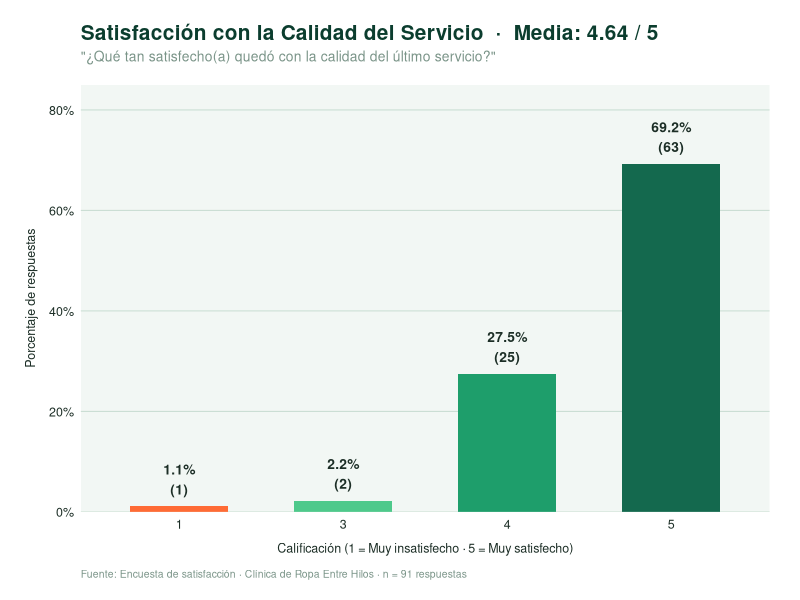
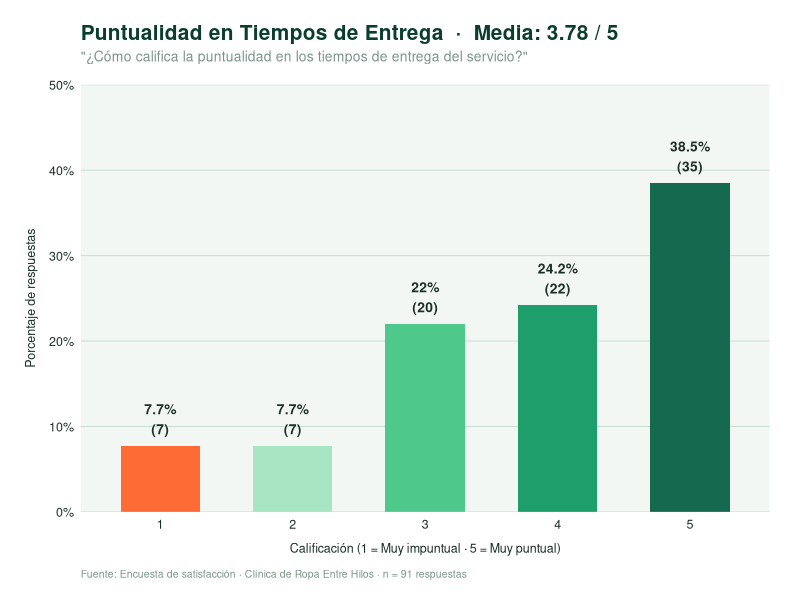
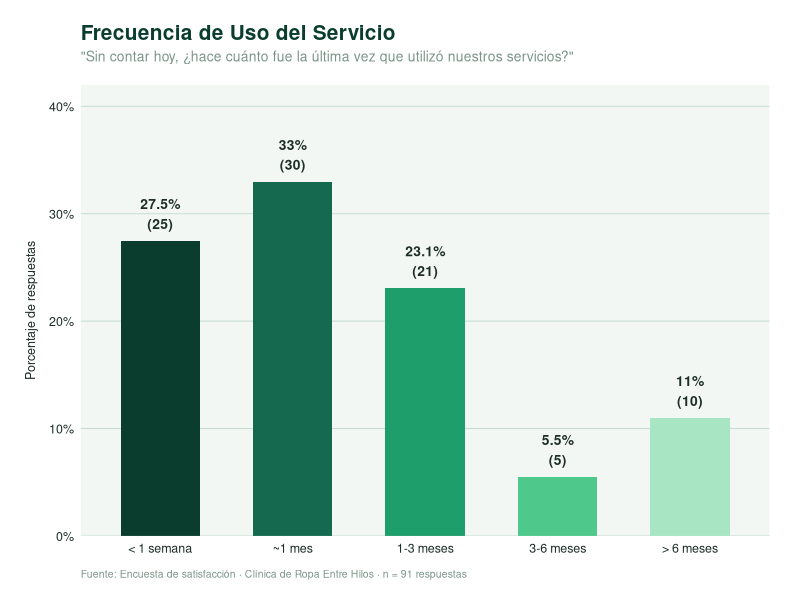
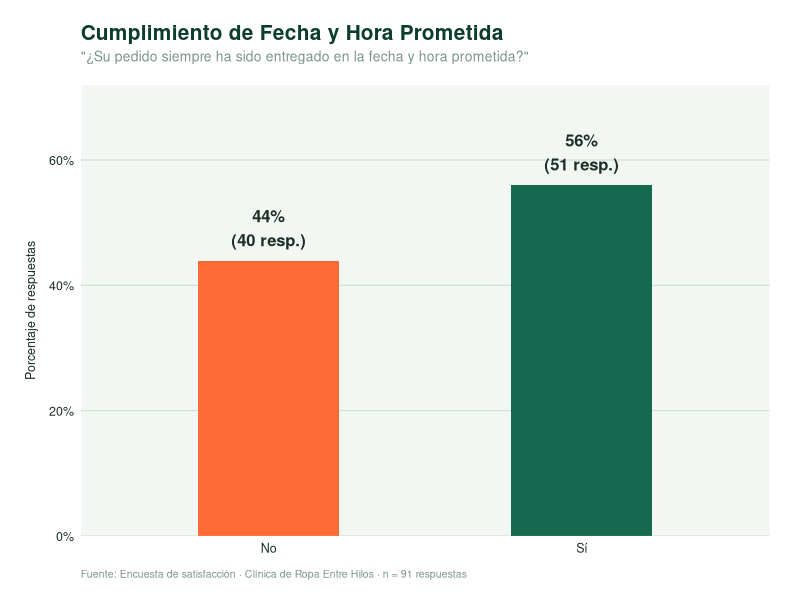
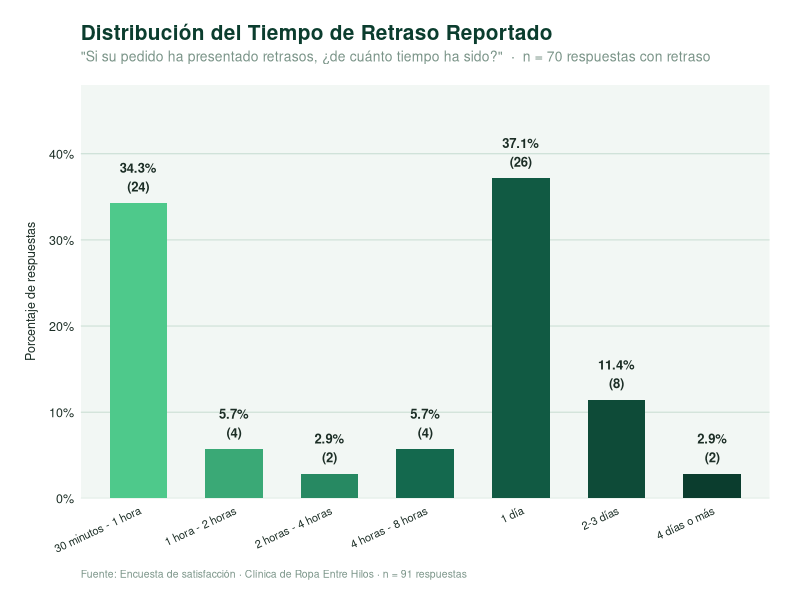
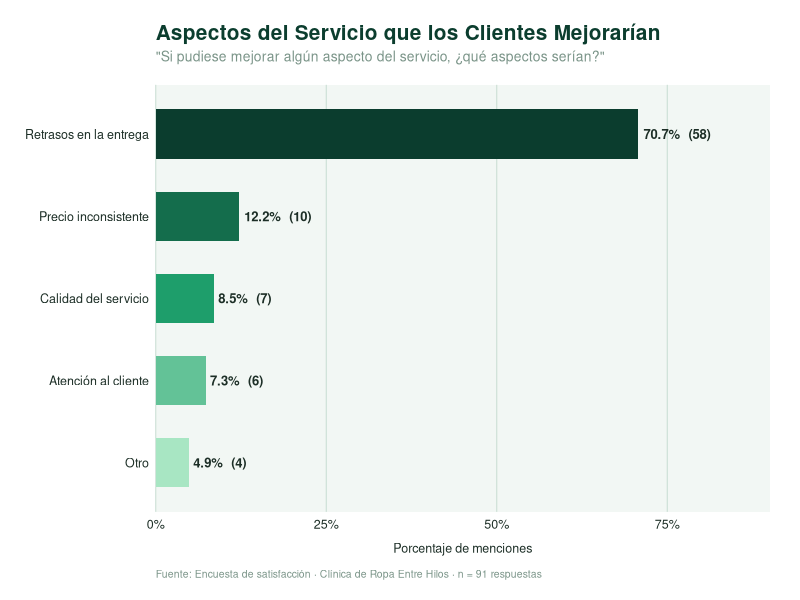
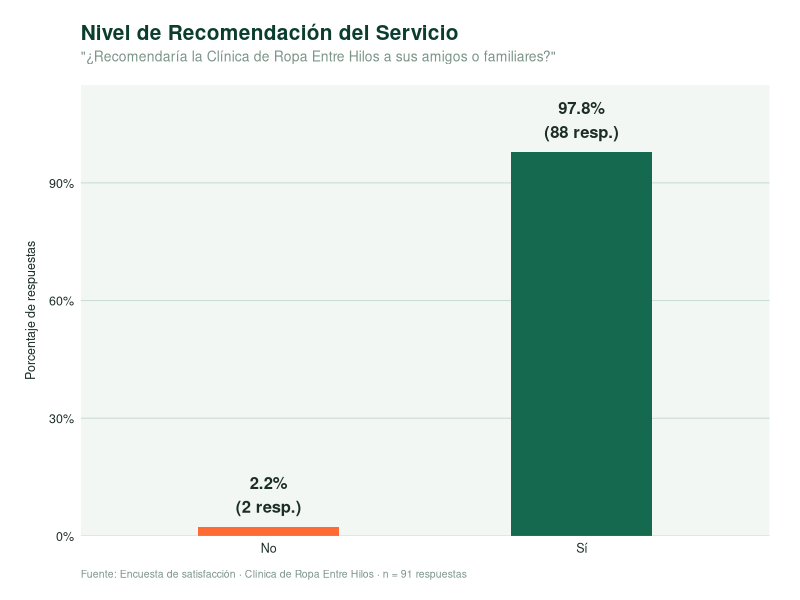
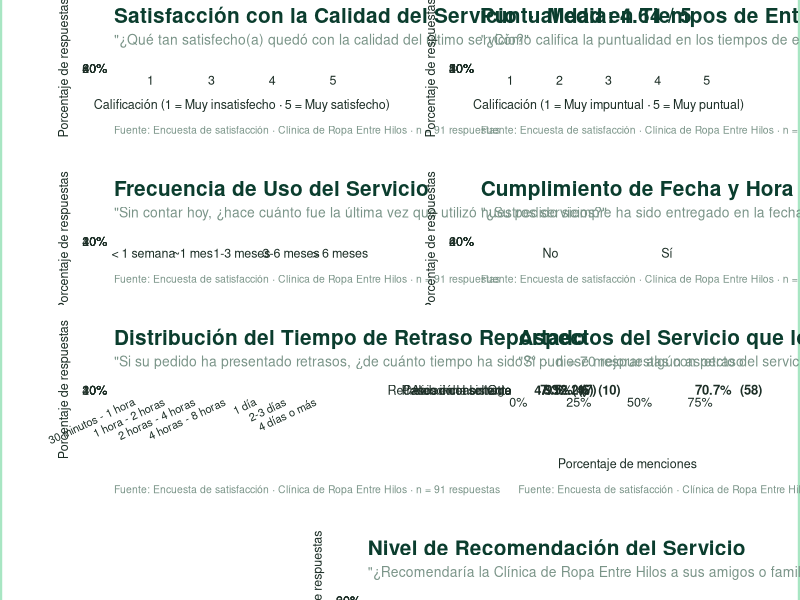

The R script that drew these images, in order:
# ══════════════════════════════════════════════════════════════════════
#  DASHBOARD — Encuesta de Satisfacción · Clínica de Ropa Entre Hilos
#  Proyecto en Ingeniería I · 2026-I · Universidad del Valle
#  Fuente: Google Forms — 91 respuestas (marzo 2026)
# ══════════════════════════════════════════════════════════════════════

library(readxl)
library(dplyr)
library(tidyr)
library(ggplot2)
library(scales)
library(patchwork)

# Asegurar codificacion UTF-8 para tildes y caracteres especiales
Sys.setlocale("LC_ALL", "C.UTF-8")

# ── PALETA VERDE Y TEMA ─────────────────────────────────────────────
verde_1 <- "#0B3D2E"
verde_2 <- "#14694E"
verde_3 <- "#1E9E6B"
verde_4 <- "#4EC98B"
verde_5 <- "#A8E6C3"
verde_6 <- "#D4F5E2"
acento   <- "#FF6B35"
gris_f  <- "#F2F7F4"
gris_t  <- "#1C2E26"
gris_l  <- "#7A9488"
blanco  <- "#FFFFFF"

tema_eh <- theme_minimal(base_family = "sans") +
  theme(
    plot.background    = element_rect(fill = blanco, colour = NA),
    panel.background   = element_rect(fill = gris_f, colour = NA),
    panel.grid.major.y = element_line(colour = "#C8DDD2", linewidth = 0.35),
    panel.grid.major.x = element_blank(),
    panel.grid.minor   = element_blank(),
    plot.title         = element_text(size = 15, face = "bold", colour = verde_1,
                                      margin = margin(b = 4)),
    plot.subtitle      = element_text(size = 10, colour = gris_l,
                                      margin = margin(b = 14)),
    plot.caption       = element_text(size = 7.5, colour = gris_l,
                                      hjust = 0, margin = margin(t = 10)),
    axis.text          = element_text(size = 9, colour = gris_t),
    axis.title         = element_text(size = 9, colour = gris_t),
    axis.title.x       = element_text(margin = margin(t = 8)),
    axis.title.y       = element_text(margin = margin(r = 8)),
    legend.position    = "bottom",
    legend.text        = element_text(size = 9, colour = gris_t),
    legend.title       = element_blank(),
    legend.key.size    = unit(0.9, "lines"),
    strip.text         = element_text(size = 10, face = "bold", colour = verde_1),
    plot.margin        = margin(18, 22, 14, 18)
  )

# ── CARGA DE DATOS ───────────────────────────────────────────────────
# Copiar archivo para evitar problemas de codificación en la ruta
archivo_original <- list.files(pattern = "", full.names = TRUE)
archivo_tmp <- 
df <- read_excel("H.xlsx")

names(df) <- c("timestamp", "ultima_vez", "satisfaccion", "puntualidad",
               "entrega_cumplida", "tiempo_retraso", "aspecto_mejorar",
               "recomendaria")

df <- df %>%
  mutate(
    satisfaccion = as.numeric(satisfaccion),
    puntualidad  = as.numeric(puntualidad)
  )

n_total <- nrow(df)
caption_base <- paste0("Fuente: Encuesta de satisfacción · Clínica de Ropa Entre Hilos · n = ", n_total, " respuestas")

# ══════════════════════════════════════════════════════════════════════
#  G1 — Satisfacción con la calidad del servicio (escala 1-5)
# ══════════════════════════════════════════════════════════════════════
sat_df <- df %>%
  count(satisfaccion) %>%
  mutate(
    pct  = n / sum(n) * 100,
    satisfaccion = factor(satisfaccion),
    fill_color = case_when(
      satisfaccion == "5" ~ verde_2,
      satisfaccion == "4" ~ verde_3,
      satisfaccion == "3" ~ verde_4,
      satisfaccion == "2" ~ verde_5,
      satisfaccion == "1" ~ acento
    )
  )

media_sat <- round(mean(df$satisfaccion, na.rm = TRUE), 2)

g1 <- ggplot(sat_df, aes(x = satisfaccion, y = pct, fill = fill_color)) +
  geom_col(width = 0.6, show.legend = FALSE) +
  geom_text(aes(label = paste0(round(pct, 1), "%\n(", n, ")")),
            vjust = -0.4, size = 3.5, colour = gris_t, fontface = "bold") +
  scale_fill_identity() +
  scale_y_continuous(labels = function(x) paste0(x, "%"),
                     limits = c(0, 85), expand = c(0, 0)) +
  labs(
    title    = paste0("Satisfacción con la Calidad del Servicio  ·  Media: ", media_sat, " / 5"),
    subtitle = "\"¿Qué tan satisfecho(a) quedó con la calidad del último servicio?\"",
    x        = "Calificación (1 = Muy insatisfecho · 5 = Muy satisfecho)",
    y        = "Porcentaje de respuestas",
    caption  = caption_base
  ) +
  tema_eh

# ══════════════════════════════════════════════════════════════════════
#  G2 — Puntualidad en tiempos de entrega (escala 1-5)
# ══════════════════════════════════════════════════════════════════════
punt_df <- df %>%
  count(puntualidad) %>%
  mutate(
    pct  = n / sum(n) * 100,
    puntualidad = factor(puntualidad),
    fill_color = case_when(
      puntualidad == "5" ~ verde_2,
      puntualidad == "4" ~ verde_3,
      puntualidad == "3" ~ verde_4,
      puntualidad == "2" ~ verde_5,
      puntualidad == "1" ~ acento
    )
  )

media_punt <- round(mean(df$puntualidad, na.rm = TRUE), 2)

g2 <- ggplot(punt_df, aes(x = puntualidad, y = pct, fill = fill_color)) +
  geom_col(width = 0.6, show.legend = FALSE) +
  geom_text(aes(label = paste0(round(pct, 1), "%\n(", n, ")")),
            vjust = -0.4, size = 3.5, colour = gris_t, fontface = "bold") +
  scale_fill_identity() +
  scale_y_continuous(labels = function(x) paste0(x, "%"),
                     limits = c(0, 50), expand = c(0, 0)) +
  labs(
    title    = paste0("Puntualidad en Tiempos de Entrega  ·  Media: ", media_punt, " / 5"),
    subtitle = "\"¿Cómo califica la puntualidad en los tiempos de entrega del servicio?\"",
    x        = "Calificación (1 = Muy impuntual · 5 = Muy puntual)",
    y        = "Porcentaje de respuestas",
    caption  = caption_base
  ) +
  tema_eh

# ══════════════════════════════════════════════════════════════════════
#  G3 — Última vez que usó el servicio
# ══════════════════════════════════════════════════════════════════════
orden_uso <- c("Hace menos de 1 semana", "Hace aproximadamente 1 mes",
               "Entre 1 y 3 meses", "Entre 3 y 6 meses", "Más de 6 meses")

uso_df <- df %>%
  count(ultima_vez) %>%
  mutate(
    pct = n / sum(n) * 100,
    ultima_vez = factor(ultima_vez, levels = orden_uso),
    etiqueta_corta = c(
      "Hace menos de 1 semana"       = "< 1 semana",
      "Hace aproximadamente 1 mes"   = "~1 mes",
      "Entre 1 y 3 meses"            = "1-3 meses",
      "Entre 3 y 6 meses"            = "3-6 meses",
      "Más de 6 meses"               = "> 6 meses"
    )[as.character(ultima_vez)]
  ) %>%
  arrange(ultima_vez)

paleta_uso <- c(verde_1, verde_2, verde_3, verde_4, verde_5)

g3 <- ggplot(uso_df, aes(x = etiqueta_corta, y = pct,
                         fill = factor(etiqueta_corta, levels = uso_df$etiqueta_corta))) +
  geom_col(width = 0.6, show.legend = FALSE) +
  geom_text(aes(label = paste0(round(pct, 1), "%\n(", n, ")")),
            vjust = -0.4, size = 3.5, colour = gris_t, fontface = "bold") +
  scale_fill_manual(values = setNames(paleta_uso, uso_df$etiqueta_corta)) +
  scale_x_discrete(limits = uso_df$etiqueta_corta) +
  scale_y_continuous(labels = function(x) paste0(x, "%"),
                     limits = c(0, 42), expand = c(0, 0)) +
  labs(
    title    = "Frecuencia de Uso del Servicio",
    subtitle = "\"Sin contar hoy, ¿hace cuánto fue la última vez que utilizó nuestros servicios?\"",
    x        = NULL,
    y        = "Porcentaje de respuestas",
    caption  = caption_base
  ) +
  tema_eh

# ══════════════════════════════════════════════════════════════════════
#  G4 — ¿Pedido entregado a tiempo? (Sí / No)
# ══════════════════════════════════════════════════════════════════════
entrega_df <- df %>%
  count(entrega_cumplida) %>%
  mutate(
    pct = n / sum(n) * 100,
    fill_color = ifelse(grepl("^S", entrega_cumplida), verde_2, acento)
  )

g4 <- ggplot(entrega_df, aes(x = entrega_cumplida, y = pct, fill = fill_color)) +
  geom_col(width = 0.45, show.legend = FALSE) +
  geom_text(aes(label = paste0(round(pct, 1), "%\n(", n, " resp.)")),
            vjust = -0.4, size = 4.2, colour = gris_t, fontface = "bold") +
  scale_fill_identity() +
  scale_y_continuous(labels = function(x) paste0(x, "%"),
                     limits = c(0, 72), expand = c(0, 0)) +
  labs(
    title    = "Cumplimiento de Fecha y Hora Prometida",
    subtitle = "\"¿Su pedido siempre ha sido entregado en la fecha y hora prometida?\"",
    x        = NULL,
    y        = "Porcentaje de respuestas",
    caption  = caption_base
  ) +
  tema_eh

# ══════════════════════════════════════════════════════════════════════
#  G5 — Tiempo de retraso reportado
# ══════════════════════════════════════════════════════════════════════
orden_retraso <- c("30 minutos - 1 hora", "1 hora - 2 horas",
                   "2 horas - 4 horas", "4 horas - 8 horas",
                   "1 día", "2-3 días", "4 días o más")

retraso_df <- df %>%
  filter(!is.na(tiempo_retraso)) %>%
  count(tiempo_retraso) %>%
  mutate(
    pct = n / sum(n) * 100,
    tiempo_retraso = factor(tiempo_retraso, levels = orden_retraso)
  ) %>%
  arrange(tiempo_retraso)

paleta_retraso <- colorRampPalette(c(verde_4, verde_2, verde_1))(nrow(retraso_df))

g5 <- ggplot(retraso_df, aes(x = tiempo_retraso, y = pct, fill = tiempo_retraso)) +
  geom_col(width = 0.6, show.legend = FALSE) +
  geom_text(aes(label = paste0(round(pct, 1), "%\n(", n, ")")),
            vjust = -0.4, size = 3.3, colour = gris_t, fontface = "bold") +
  scale_fill_manual(values = setNames(paleta_retraso, levels(retraso_df$tiempo_retraso))) +
  scale_y_continuous(labels = function(x) paste0(x, "%"),
                     limits = c(0, 48), expand = c(0, 0)) +
  labs(
    title    = "Distribución del Tiempo de Retraso Reportado",
    subtitle = paste0("\"Si su pedido ha presentado retrasos, ¿de cuánto tiempo ha sido?\"  ·  n = ",
                      sum(retraso_df$n), " respuestas con retraso"),
    x        = NULL,
    y        = "Porcentaje de respuestas",
    caption  = caption_base
  ) +
  tema_eh +
  theme(axis.text.x = element_text(angle = 25, hjust = 1, size = 8))

# ══════════════════════════════════════════════════════════════════════
#  G6 — Aspectos a mejorar
# ══════════════════════════════════════════════════════════════════════
# Separar respuestas múltiples (separadas por ", ")
aspectos_raw <- df %>%
  filter(!is.na(aspecto_mejorar)) %>%
  pull(aspecto_mejorar)

aspectos_lista <- unlist(strsplit(aspectos_raw, ", "))

aspecto_df <- as.data.frame(table(aspectos_lista), stringsAsFactors = FALSE) %>%
  rename(aspecto = aspectos_lista, n = Freq) %>%
  mutate(
    pct = n / length(aspectos_raw) * 100,
    aspecto = forcats::fct_reorder(aspecto, n)
  )

paleta_asp <- colorRampPalette(c(verde_5, verde_3, verde_1))(nrow(aspecto_df))

g6 <- ggplot(aspecto_df, aes(x = aspecto, y = pct, fill = aspecto)) +
  geom_col(width = 0.6, show.legend = FALSE) +
  geom_text(aes(label = paste0(round(pct, 1), "%  (", n, ")")),
            hjust = -0.08, size = 3.3, colour = gris_t, fontface = "bold") +
  coord_flip(clip = "off") +
  scale_fill_manual(values = setNames(paleta_asp, levels(aspecto_df$aspecto))) +
  scale_y_continuous(labels = function(x) paste0(x, "%"),
                     limits = c(0, 90), expand = c(0, 0)) +
  labs(
    title    = "Aspectos del Servicio que los Clientes Mejorarían",
    subtitle = "\"Si pudiese mejorar algún aspecto del servicio, ¿qué aspectos serían?\"",
    x        = NULL,
    y        = "Porcentaje de menciones",
    caption  = caption_base
  ) +
  tema_eh +
  theme(panel.grid.major.y = element_blank(),
        panel.grid.major.x = element_line(colour = "#C8DDD2", linewidth = 0.35))

# ══════════════════════════════════════════════════════════════════════
#  G7 — ¿Recomendaría Entre Hilos?
# ══════════════════════════════════════════════════════════════════════
rec_df <- df %>%
  filter(!is.na(recomendaria)) %>%
  count(recomendaria) %>%
  mutate(
    pct = n / sum(n) * 100,
    fill_color = ifelse(grepl("^S", recomendaria), verde_2, acento)
  )

g7 <- ggplot(rec_df, aes(x = recomendaria, y = pct, fill = fill_color)) +
  geom_col(width = 0.45, show.legend = FALSE) +
  geom_text(aes(label = paste0(round(pct, 1), "%\n(", n, " resp.)")),
            vjust = -0.4, size = 4.2, colour = gris_t, fontface = "bold") +
  scale_fill_identity() +
  scale_y_continuous(labels = function(x) paste0(x, "%"),
                     limits = c(0, 115), expand = c(0, 0)) +
  labs(
    title    = "Nivel de Recomendación del Servicio",
    subtitle = "\"¿Recomendaría la Clínica de Ropa Entre Hilos a sus amigos o familiares?\"",
    x        = NULL,
    y        = "Porcentaje de respuestas",
    caption  = caption_base
  ) +
  tema_eh

# ══════════════════════════════════════════════════════════════════════
#  EXPORTAR gráficas individuales
# ══════════════════════════════════════════════════════════════════════
dir.create("Graficas encuesta", showWarnings = FALSE)

ggsave("Graficas encuesta/g1_satisfaccion_calidad.png",  g1, width = 10, height = 6, dpi = 200, type = "cairo")
ggsave("Graficas encuesta/g2_puntualidad_entrega.png",   g2, width = 10, height = 6, dpi = 200, type = "cairo")
ggsave("Graficas encuesta/g3_frecuencia_uso.png",        g3, width = 10, height = 6, dpi = 200, type = "cairo")
ggsave("Graficas encuesta/g4_cumplimiento_entrega.png",  g4, width = 8,  height = 6, dpi = 200, type = "cairo")
ggsave("Graficas encuesta/g5_tiempo_retraso.png",        g5, width = 11, height = 6, dpi = 200, type = "cairo")
ggsave("Graficas encuesta/g6_aspectos_mejorar.png",      g6, width = 11, height = 6, dpi = 200, type = "cairo")
ggsave("Graficas encuesta/g7_recomendacion.png",         g7, width = 8,  height = 6, dpi = 200, type = "cairo")

# ══════════════════════════════════════════════════════════════════════
#  DASHBOARD COMPUESTO — Composición con patchwork
# ══════════════════════════════════════════════════════════════════════
dashboard <- (g1 | g2) /
  (g3 | g4) /
  (g5 | g6) /
  (plot_spacer() | g7 | plot_spacer()) +
  plot_annotation(
    title    = "DASHBOARD  ·  Encuesta de Satisfacción  ·  Clínica de Ropa Entre Hilos",
    subtitle = paste0("91 respuestas recolectadas  ·  Marzo 2026  ·  Satisfacción promedio: ",
                      media_sat, "/5  ·  Puntualidad promedio: ", media_punt, "/5  ·  ",
                      round(rec_df$pct[rec_df$recomendaria == "Sí"], 1), "% recomendaría el servicio"),
    caption  = "Fuente: Google Forms — Encuesta de satisfacción · Clínica de Ropa Entre Hilos · Proyecto en Ingeniería I · Universidad del Valle · 2026-I",
    theme = theme(
      plot.title    = element_text(size = 20, face = "bold", colour = verde_1,
                                   hjust = 0.5, margin = margin(b = 4)),
      plot.subtitle = element_text(size = 11, colour = verde_3,
                                   hjust = 0.5, margin = margin(b = 16)),
      plot.caption  = element_text(size = 8, colour = gris_l,
                                   hjust = 0.5, margin = margin(t = 12)),
      plot.background = element_rect(fill = blanco, colour = verde_5, linewidth = 1.5),
      plot.margin     = margin(20, 24, 16, 24)
    )
  )

ggsave("Graficas encuesta/dashboard_encuesta_completo.png",
       dashboard, width = 22, height = 28, dpi = 200, limitsize = FALSE, type = "cairo")

cat("\n══════════════════════════════════════════════════════════════\n")
cat("  Dashboard exportado exitosamente en 'Graficas encuesta/'\n")
cat("  - 7 gráficas individuales (PNG, alta resolución)\n")
cat("  - 1 dashboard compuesto (dashboard_encuesta_completo.png)\n")
cat("══════════════════════════════════════════════════════════════\n")
